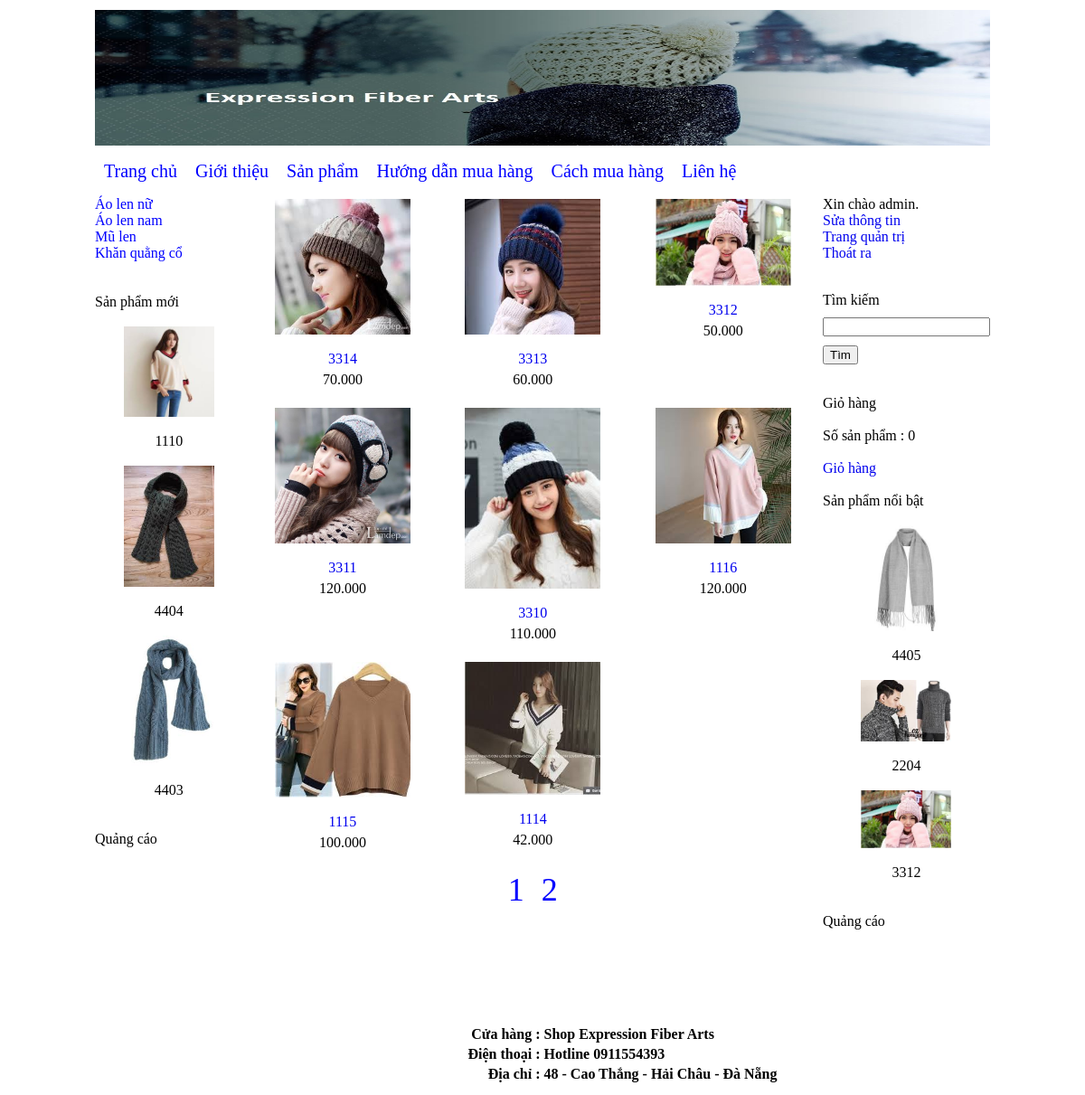
The app's page /index.php?thamso=xuat_san_pham_2&trang=2 (signed in) with its own data.
### tables this page shows
CREATE TABLE `banner` (
  `id` int(11) NOT NULL,
  `hinh` varchar(256) NOT NULL,
  `rong` varchar(256) NOT NULL,
  `cao` varchar(256) NOT NULL
);

CREATE TABLE `menu_ngang` (
  `id` int(11) NOT NULL,
  `ten` varchar(256) NOT NULL,
  `noi_dung` mediumtext NOT NULL,
  `loai_menu` varchar(256) NOT NULL
);

CREATE TABLE `menu_doc` (
  `id` int(11) NOT NULL,
  `ten` varchar(256) NOT NULL
);

CREATE TABLE `san_pham` (
  `id` int(11) NOT NULL,
  `ten` varchar(256) NOT NULL,
  `gia` int(255) NOT NULL,
  `hinh_anh` varchar(256) NOT NULL,
  `noi_dung` mediumtext NOT NULL,
  `thuoc_menu` int(255) NOT NULL,
  `noi_bat` varchar(256) NOT NULL,
  `trang_chu` varchar(256) NOT NULL,
  `sap_xep_trang_chu` int(255) NOT NULL
);

CREATE TABLE `members` (
  `id` int(11) NOT NULL,
  `username` varchar(128) NOT NULL,
  `password` varchar(32) NOT NULL,
  `email` varchar(255) NOT NULL,
  `URLS` varchar(255) NOT NULL,
  `Name` varchar(255) NOT NULL,
  `Birthday` varchar(255) NOT NULL,
  `admin` int(1) NOT NULL DEFAULT '0',
  `dienthoai` varchar(12) NOT NULL
);

CREATE TABLE `footer` (
  `id` int(11) NOT NULL,
  `html` mediumtext NOT NULL
);

### chuc_nang/san_pham/xuat_toan_bo_san_pham.php (the view)
<?php
	$so_du_lieu=15;
	$tv="select count(*) from san_pham";
	$tv_1=mysqli_query($connect,$tv);
	$tv_2=mysqli_fetch_array($tv_1);
	$so_trang=ceil($tv_2[0]/$so_du_lieu);
	if(!isset($_GET['trang'])){$vtbd=0;}else{$vtbd=($_GET['trang']-1)*$so_du_lieu;}
	$tv="select id,ten,gia,hinh_anh,thuoc_menu from san_pham order by id desc limit $vtbd,$so_du_lieu";
	$tv_1=mysqli_query($connect,$tv);
	echo "<table>";
	while($tv_2=mysqli_fetch_array($tv_1))
	{
		echo "<tr>";
			for($i=1;$i<=3;$i++)
			{
				echo "<td align='center' width='215px' valign='top' >";
					if($tv_2!=false)
					{
						$link_anh="hinh_anh/san_pham/".$tv_2['hinh_anh'];
						$link_chi_tiet="?thamso=chi_tiet_san_pham&id=".$tv_2['id'];
						$gia=$tv_2['gia'];
						$gia=number_format($gia,0,",",".");
						echo "<a href='$link_chi_tiet' >";
							echo "<img src='$link_anh' width='150px' >";
						echo "</a>"; echo "<br>";	echo "<br>";
						echo "<a href='$link_chi_tiet' >";
							echo $tv_2['ten'];
						echo "</a>";
						echo "<div style='margin-top:5px' >";
						echo $gia;
						echo "</div>"; echo "<br>";
					}
					else
					{
						echo "&nbsp;";
					}
				echo "</td>";
				if($i!=3)
				{
					$tv_2=mysqli_fetch_array($tv_1);
				}
			}
		echo "</tr>";
	}
	echo "<tr>";
		echo "<td colspan='3' align='center' >";
			echo "<div class='phan_trang' >";
				for($i=1;$i<=$so_trang;$i++)
				{
					$link="?thamso=xuat_san_pham_2&trang=".$i;
					echo "<a href='$link' >";
						echo $i;echo " ";
					echo "</a>";
				}
			echo "</div>";
		echo "</td>";
	echo "</tr>";
	echo "</table>";
?>

### chuc_nang/banner/banner.php
<?php
	$tv="select * from banner limit 0,1";
	$tv_1=mysqli_query($connect,$tv);
	$tv_2=mysqli_fetch_array($tv_1);
	$link_hinh="hinh_anh/banner/".$tv_2['hinh'];
	echo "<img src='".$link_hinh."' width='".$tv_2['rong']."' height='".$tv_2['cao']."' >";
?>

### chuc_nang/menu_ngang/menu_ngang.php
<?php
	$tv="select id,ten,loai_menu from menu_ngang order by id";
	$tv_1=mysqli_query($connect,$tv);
	echo "<div class='menu_ngang' >";
	echo "<a href='index.php'>Trang chủ</a>";
	while($tv_2=mysqli_fetch_array($tv_1))
	{
		if($tv_2['loai_menu']==""){$link_menu="?thamso=xuat_mot_tin&id=".$tv_2['id'];}
		if($tv_2['loai_menu']=="san_pham"){$link_menu="?thamso=xuat_san_pham_2";}
		echo "<a href='$link_menu'>";
			echo $tv_2['ten'];
		echo "</a>";
	}
	echo "</div>";
?>

### chuc_nang/menu_doc/menu_doc.php
<?php
	$tv="select * from menu_doc order by id";
	$tv_1=mysqli_query($connect,$tv);
	echo "<div class='menu_doc' >";
	while($tv_2=mysqli_fetch_array($tv_1))
	{
		$link="?thamso=xuat_san_pham&id=".$tv_2['id'];
		echo "<a href='$link'>";
			echo $tv_2['ten'];
		echo "</a>";
	}
	echo "</div>";
?>

### chuc_nang/san_pham/moi.php
<br><br>
Sản phẩm mới <br><br>
<center>
	<?php
		$tv="select id,ten,hinh_anh from san_pham order by id desc limit 0,3";
		$tv_1=mysqli_query($connect,$tv);
		while($tv_2=mysqli_fetch_array($tv_1))
		{
			$link_anh="hinh_anh/san_pham/".$tv_2['hinh_anh'];
			$link_chi_tiet="?thamso=chi_tiet_san_pham&id=".$tv_2['id'];
			echo "<a href='$link_chi_tiet' >";
				echo "<img src='$link_anh' width='100px' >";
			echo "</a>";
			echo "<br><br>";
			echo $tv_2['ten'];
			echo "<br>";
			echo "<br>";
		}
	?>
</center>

### chuc_nang/dang_nhap/nhapxuat.php (shortened to what this page needs)
<!DOCTYPE html PUBLIC "-//W3C//DTD XHTML 1.0 Transitional//EN" "http://www.w3.org/TR/xhtml1/DTD/xhtml1-transitional.dtd">
<html xmlns="http://www.w3.org/1999/xhtml">
<head>
</head>
<body>
<?php
require_once("ket_noi.php");
if ( !isset($_SESSION['user_id']) )
{
	echo "<a href='?thamso=dang_nhap'>Đăng nhập</a>";
	echo "<br>";
	echo "<a href='?thamso=dang_ky'>Đăng ký</a>";
	echo "<br>";
}
else
{
	 if (isset($_SESSION['user_id']))
                        {
							$user_id = intval($_SESSION['user_id']);
	$sql_query = @mysqli_query($connect,"SELECT * FROM members WHERE id='{$user_id}'");
	$member = @mysqli_fetch_array($sql_query );
	echo "Xin chào {$member['username']}.";
	echo "<br><a href='?thamso=suathongtin_dn'>Sửa thông tin</a>";
	if ($member['admin']=="1")
	{
		echo "<br><a href='quan_tri/index.php'>Trang quản trị</a>";
	}
	echo "<br><a href='?thamso=thoat'>Thoát ra</a>";
						}
						else
						{
	$_SESSION['user_id'] = "undefine";
                        }
}
echo "<br>";
echo "<br>";
?>
</body>
</html>

### chuc_nang/san_pham/noi_bat.php
<br><br>
Sản phẩm nổi bật <br><br>
<center>
	<?php
		$tv="select id,ten,hinh_anh from san_pham where noi_bat='co' order by id desc limit 0,3";
		$tv_1=mysqli_query($connect,$tv);
		while($tv_2=mysqli_fetch_array($tv_1))
		{
			$link_anh="hinh_anh/san_pham/".$tv_2['hinh_anh'];
			$link_chi_tiet="?thamso=chi_tiet_san_pham&id=".$tv_2['id'];
			echo "<a href='$link_chi_tiet' >";
				echo "<img src='$link_anh' width='100px' >";
			echo "</a>";
			echo "<br><br>";
			echo $tv_2['ten'];
			echo "<br>";
			echo "<br>";
		}
	?>
</center>

### chuc_nang/footer/footer.php
<?php
	$tv="select * from footer limit 0,1";
	$tv_1=mysqli_query($connect,$tv);
	$tv_2=mysqli_fetch_array($tv_1);
	echo $tv_2['html'];
?>

### giao_dien/giao_dien.css (style rules this page uses)
a { text-decoration: none; }
div.menu_ngang a { color:blue; margin-left: 10px; margin-right: 10px; text-decoration: none; font-size:20px; }
div.menu_doc a { color:blue; text-decoration: none; display:block; }
div.phan_trang a { font-size:36px; margin-left:5px; margin-right:5px; text-decoration: none; color:blue; }

### records on screen
banner: hinh (picture)
menu_ngang: ten "Giới thiệu"
menu_ngang: ten "Sản phẩm"
menu_ngang: ten "Hướng dẫn mua hàng"
menu_ngang: ten "Cách mua hàng"
menu_ngang: ten "Liên hệ"
menu_doc: ten "Áo len nữ"
menu_doc: ten "Áo len nam"
menu_doc: ten "Mũ len"
menu_doc: ten "Khăn quằng cổ"
san_pham: hinh_anh (picture), ten "1110"
san_pham: hinh_anh (picture), ten "4404"
san_pham: hinh_anh (picture), ten "4403"
san_pham: hinh_anh (picture), ten "3314", gia "70.000"
san_pham: hinh_anh (picture), ten "3313", gia "60.000"
san_pham: hinh_anh (picture), ten "3312", gia "50.000"
san_pham: hinh_anh (picture), ten "3311", gia "120.000"
san_pham: hinh_anh (picture), ten "3310", gia "110.000"
san_pham: hinh_anh (picture), ten "1116", gia "120.000"
san_pham: hinh_anh (picture), ten "1115", gia "100.000"
san_pham: hinh_anh (picture), ten "1114", gia "42.000"
members: username "admin"
san_pham: hinh_anh (picture), ten "4405"
san_pham: hinh_anh (picture), ten "2204"
footer: html "Cửa hàng : Shop Expression Fiber Arts Điện thoại : Hotline 0911554393 Địa chỉ : 48 - Cao Thắng - Hải Châu - Đà Nẵng"

### other values on screen
$so_luong "0"
